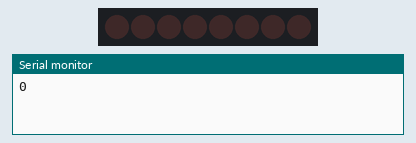
The sketch below on a simulated Arduino Mega 2560, built with avr-gcc and run on an emulated ATmega2560. On the bench: 8 shift-register outputs drawn as a row of LEDs (first output left, lit = HIGH), the last lines printed to the serial monitor. Wiring (inferred from the names in the program): shift register (74HC595): data pin 8; shift clock pin 9; latch pin 7. Wiring (inferred from the signals the program sends): row of LEDs: on Q0, Q1, Q2, Q3, Q4, Q5, Q6, Q7.

Above: at 0.12 s.
At 1.12 s:
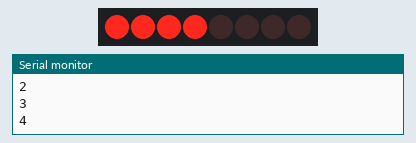
At 1.62 s:
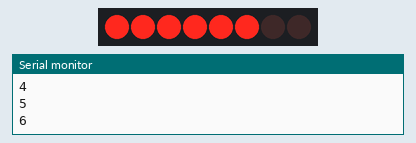
At 2.37 s:
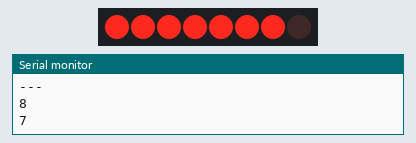
At 3.62 s:
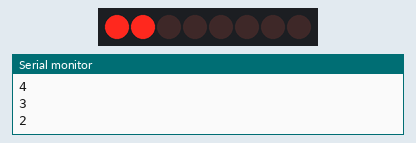
At 4.87 s:
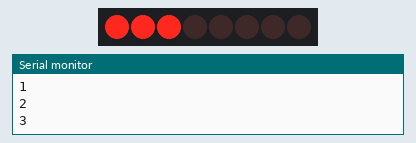
Timing chart, 0 to 5.2 s (numbered marks = the images above):
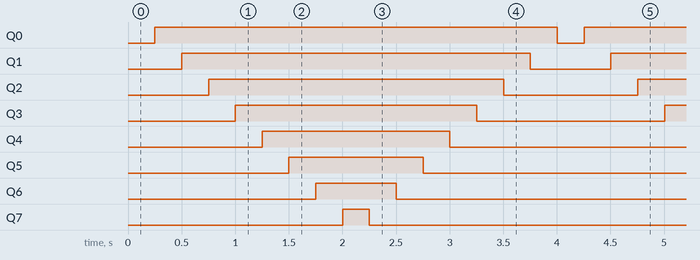

Measured:
- by itself, Q0: alternates HIGH for 3.8 s and LOW for 0.25 s
- by itself, Q1: alternates HIGH for 3.3 s and LOW for 0.75 s
- by itself, Q2: alternates HIGH for 2.8 s and LOW for 1.3 s
- by itself, Q3: alternates HIGH for 2.3 s and LOW for 1.8 s
- by itself, Q4: alternates HIGH for 1.8 s and LOW for 2.3 s
- by itself, Q5: alternates HIGH for 1.3 s and LOW for 2.8 s
- by itself, Q6: alternates HIGH for 0.75 s and LOW for 3.3 s
- by itself, Q7: alternates HIGH for 0.25 s and LOW for 3.8 s

The sketch:

F1ShiftRegister.ino
```cpp
//F1ShiftRegister
//Use a shift register to control a series of LEDs
//dspinoz@spinoz.com.au
//http://arduino.cc/en/Tutorial/ShftOut11

//Pin connected to ST_CP of 74HC595
int latchPin = 7;
//Pin connected to SH_CP of 74HC595
int clockPin = 9;
////Pin connected to DS of 74HC595
int dataPin = 8;

//bits to set in order to display a number on the display
int displayPinVals[9] = { 0, 1, 3, 7, 15, 31, 63, 127, 255 };

void setup()
{
  Serial.begin(9600);

  //set pins to output so you can control the shift register
  pinMode(latchPin, OUTPUT);
  pinMode(clockPin, OUTPUT);
  pinMode(dataPin, OUTPUT);
}

void displayLEDs(int num)
{
  Serial.println(num);

    // take the latchPin low so
    // the LEDs don't change while you're sending in bits
    digitalWrite(latchPin, LOW);

    // shift out some bits
    //HIGH = off, LOW = on
    //binary not operator (~) to flip the bits
    shiftOut(dataPin, clockPin, MSBFIRST, displayPinVals[num]);

    //take the latch pin high so the LEDs will turn off
    digitalWrite(latchPin, HIGH);
}


void loop()
{
  for (int num = 0; num < 8; num++)
  {

    displayLEDs(num);

    delay(250);
  }

  Serial.println("---");


  for (int num = 8; num > 0; num--)
  {
    displayLEDs(num);

    delay(250);
  }
  Serial.println("===");
}
```
